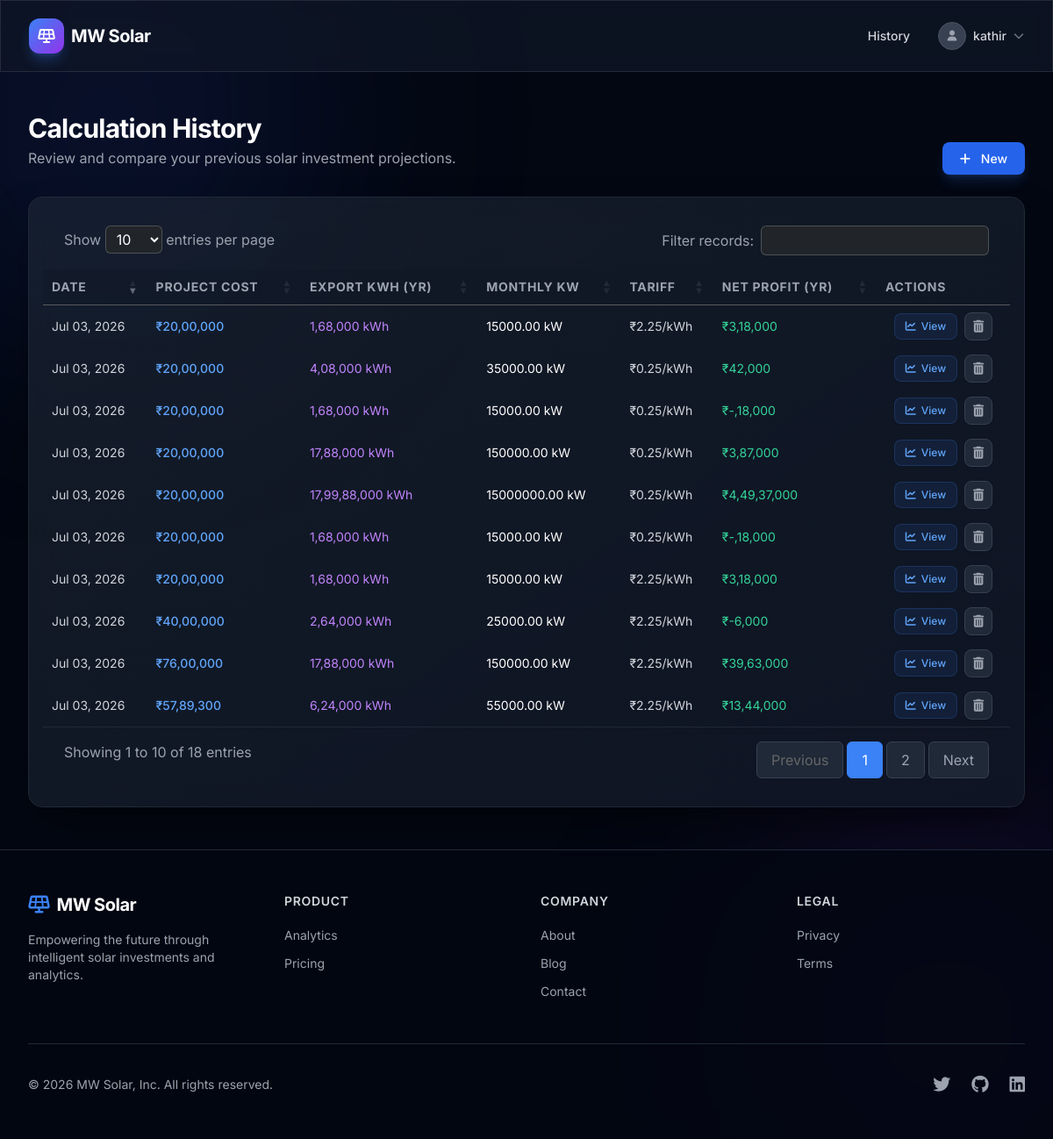
Page /history/ (signed in) on the committed database.
### solar/models.py (models this page shows, shortened)
class CustomUser(AbstractBaseUser, PermissionsMixin):
    mobile_number = models.CharField(max_length=15, unique=True)
    email = models.EmailField(unique=True)
    full_name = models.CharField(max_length=255)
    is_active = models.BooleanField(default=True)
    is_staff = models.BooleanField(default=False)
    date_joined = models.DateTimeField(default=timezone.now)
    dark_mode = models.BooleanField(default=False)
    profile_photo = models.ImageField(upload_to='profile_photos/', null=True, blank=True)
    objects = CustomUserManager()
    USERNAME_FIELD = 'mobile_number'
    REQUIRED_FIELDS = ['email', 'full_name']

class SolarCalculation(models.Model):
    user = models.ForeignKey(CustomUser, on_delete=models.CASCADE, related_name='calculations')
    monthly_bill = models.DecimalField(max_digits=12, decimal_places=2)
    investment = models.DecimalField(max_digits=12, decimal_places=2)
    annual_savings = models.DecimalField(max_digits=12, decimal_places=2)
    three_year = models.DecimalField(max_digits=12, decimal_places=2)
    five_year = models.DecimalField(max_digits=12, decimal_places=2)
    ten_year = models.DecimalField(max_digits=12, decimal_places=2)
    fifteen_year = models.DecimalField(max_digits=12, decimal_places=2, default=0)
    twenty_year = models.DecimalField(max_digits=12, decimal_places=2)
    roi = models.DecimalField(max_digits=5, decimal_places=2, help_text="Return on Investment %")
    break_even = models.DecimalField(max_digits=5, decimal_places=2, help_text="Break even period in years")
    maintenance_cost = models.DecimalField(max_digits=12, decimal_places=2)
    carbon_saved = models.DecimalField(max_digits=10, decimal_places=2, help_text="Tons of CO2")
    trees_saved = models.IntegerField()
    net_profit = models.DecimalField(max_digits=12, decimal_places=2)
    future_value = models.DecimalField(max_digits=12, decimal_places=2)
    sim_project_cost = models.DecimalField(max_digits=12, decimal_places=2, null=True, blank=True)
    sim_monthly_gen = models.DecimalField(max_digits=12, decimal_places=2, null=True, blank=True)
    sim_own_usage = models.DecimalField(max_digits=12, decimal_places=2, null=True, blank=True)
    sim_tariff_rate = models.DecimalField(max_digits=5, decimal_places=2, null=True, blank=True)
    sim_maint_val = models.DecimalField(max_digits=12, decimal_places=2, null=True, blank=True)
    sim_tax_pct = models.DecimalField(max_digits=5, decimal_places=2, null=True, blank=True)
    sim_net_yearly = models.DecimalField(max_digits=12, decimal_places=2, null=True, blank=True)
    created_at = models.DateTimeField(auto_now_add=True)
    updated_at = models.DateTimeField(auto_now=True)
    def format_inr(self, value):
        if value is None: return "0"
        try:
            s = str(int(float(value)))
        except (ValueError, TypeError):
            return "0"
        if len(s) <= 3: return s
        res = s[-3:]
        s = s[:-3]
        while len(s) > 2:
            res = s[-2:] + "," + res
            s = s[:-2]
        if s:
            res = s + "," + res
        return res
    @property
    def formatted_project_cost(self):
        return self.format_inr(self.sim_project_cost)
    @property
    def formatted_net_yearly(self):
        return self.format_inr(self.sim_net_yearly)
    @property
    def sim_monthly_exported(self):
        gen = self.sim_monthly_gen or 0
        usage = self.sim_own_usage or 0
        export = gen - usage
        return export if export > 0 else 0
    @property
    def sim_export_kwh_yr(self):
        return self.sim_monthly_exported * 12
    @property
    def formatted_export_kwh_yr(self):
        return self.format_inr(self.sim_export_kwh_yr)
    class Meta:
        ordering = ['-created_at']

### solar/views.py (the view)
# urls.py: path('history/', views.history_view, name='history'),
@login_required(login_url='login')
def history_view(request):
    calculations = SolarCalculation.objects.filter(user=request.user, sim_project_cost__isnull=False).order_by('-created_at')
    return render(request, 'solar/history.html', {'calculations': calculations})

### solar/templates/solar/history.html (shortened to what this page needs)
{% extends 'base.html' %}
{% block content %}
<div x-data="{ deleteModalOpen: false, deleteUrl: '', deleteId: '', isDeleting: false }" @open-delete-modal.window="deleteModalOpen = true; deleteUrl = $event.detail.url; deleteId = $event.detail.id" class="max-w-7xl mx-auto px-4 sm:px-6 lg:px-8 py-12">
    <div class="flex justify-between items-end mb-8" data-aos="fade-down">
        <div>
            <h1 class="text-3xl font-bold text-white tracking-tight">Calculation History</h1>
            <p class="text-gray-400 mt-1">Review and compare your previous solar investment projections.</p>
        </div>
        <div>
            <a href="{% url 'dashboard' %}" class="px-5 py-2.5 bg-blue-600 hover:bg-blue-500 rounded-lg text-sm font-medium text-white transition-colors shadow-lg shadow-blue-500/20">
                <i class="fa-solid fa-plus mr-2"></i> New
            </a>
        </div>
    </div>
    {% if calculations %}
    <div class="glass-card rounded-2xl overflow-hidden border border-gray-800" data-aos="fade-up">
        <div class="overflow-x-auto p-4">
            <table id="historyTable" class="w-full text-left border-collapse">
                <thead>
                    <tr class="bg-gray-900/50 text-gray-400 text-sm uppercase tracking-wider border-b border-gray-800">
                        <th class="px-6 py-4 font-medium">Date</th>
                        <th class="px-6 py-4 font-medium">Project Cost</th>
                        <th class="px-6 py-4 font-medium">Export kWh (Yr)</th>
                        <th class="px-6 py-4 font-medium">Monthly KW</th>
                        <th class="px-6 py-4 font-medium">Tariff</th>
                        <th class="px-6 py-4 font-medium">Net Profit (Yr)</th>
                        <th class="px-6 py-4 font-medium text-center">Actions</th>
                    </tr>
                </thead>
                <tbody class="divide-y divide-gray-800">
                    {% for calc in calculations %}
                    <tr id="row-{{ calc.id }}" class="hover:bg-gray-800/30 transition-colors group">
                        <td class="px-6 py-4 text-sm text-gray-300" data-sort="{{ calc.created_at|date:'Y-m-d H:i:s' }}">
                            {{ calc.created_at|date:"M d, Y" }}
                        </td>
                        <td class="px-6 py-4 text-sm font-medium text-blue-400">
                            ₹{{ calc.formatted_project_cost }}
                        </td>
                        <td class="px-6 py-4 text-sm text-purple-400">
                            {{ calc.formatted_export_kwh_yr }} kWh
                        </td>
                        <td class="px-6 py-4 text-sm text-white">
                            {{ calc.sim_monthly_gen|floatformat:2 }} kW
                        </td>
                        <td class="px-6 py-4 text-sm text-gray-300">
                            ₹{{ calc.sim_tariff_rate }}/kWh
                        </td>
                        <td class="px-6 py-4 text-sm text-emerald-400">
                            ₹{{ calc.formatted_net_yearly }}
                        </td>
                        <td class="px-6 py-4">
                            <div class="flex items-center justify-center gap-2">
                                <a href="{% url 'dashboard' %}?project_cost={{ calc.sim_project_cost|stringformat:'.0f' }}&monthly_gen={{ calc.sim_monthly_gen|stringformat:'.2f' }}&own_usage={{ calc.sim_own_usage|stringformat:'.2f' }}&tariff_rate={{ calc.sim_tariff_rate|stringformat:'.2f' }}&maint_val={{ calc.sim_maint_val|stringformat:'.2f' }}&tax_pct={{ calc.sim_tax_pct|stringformat:'.2f' }}&view_only=1"
                                   class="inline-flex items-center gap-1.5 px-3 py-1.5 rounded-lg bg-blue-500/10 text-blue-400 hover:bg-blue-500/20 hover:text-blue-300 transition-all border border-blue-500/20 font-medium text-xs shadow-sm"
                                   title="Load this projection into Dashboard">
                                    <i class="fa-solid fa-chart-line"></i> View
                                </a>
                                <button type="button"
                                        onclick="window.dispatchEvent(new CustomEvent('open-delete-modal', { detail: { url: '{% url 'delete_calculation' calc.id %}', id: '{{ calc.id }}' } }))"
                                        class="inline-flex items-center justify-center w-8 h-8 rounded-lg bg-gray-800 text-gray-400 hover:bg-red-500/20 hover:text-red-400 hover:border-red-500/30 transition-all border border-gray-700 shadow-sm"
                                        title="Delete Record">
                                    <i class="fa-solid fa-trash-can text-sm"></i>
                                </button>
                            </div>
                        </td>
                    </tr>
                    {% endfor %}
                </tbody>
            </table>
        </div>
    </div>
    {% endif %}
</div>
{% endblock %}
{% block extra_scripts %}
<link rel="stylesheet" href="https://cdn.datatables.net/1.13.6/css/jquery.dataTables.min.css">
{% endblock %}

### templates/base.html (shortened to what this page needs)
<!DOCTYPE html>
<html lang="en" class="dark scroll-smooth">
<head>
    <script src="https://cdn.tailwindcss.com"></script>
    <link href="https://unpkg.com/aos@2.3.1/dist/aos.css" rel="stylesheet">
    <link rel="stylesheet" href="https://cdnjs.cloudflare.com/ajax/libs/font-awesome/6.4.0/css/all.min.css">
</head>
<body class="antialiased font-sans flex flex-col min-h-screen relative" x-data="{ mobileMenuOpen: false }">
    <div class="fixed inset-0 z-[-1] overflow-hidden pointer-events-none">
        <div class="absolute top-[-10%] left-[-10%] w-[40%] h-[40%] rounded-full bg-blue-900/20 blur-[120px]"></div>
        <div class="absolute bottom-[-10%] right-[-10%] w-[40%] h-[40%] rounded-full bg-purple-900/20 blur-[120px]"></div>
    </div>
    <nav class="fixed w-full z-50 glass-panel transition-all duration-300">
        <div class="max-w-7xl mx-auto px-4 sm:px-6 lg:px-8">
            <div class="flex justify-between h-20">
                <div class="flex items-center">
                    <a href="{% url 'landing' %}" class="flex items-center gap-2">
                        <div class="w-10 h-10 rounded-xl bg-gradient-to-br from-blue-500 to-purple-600 flex items-center justify-center shadow-lg shadow-blue-500/30">
                            <i class="fa-solid fa-solar-panel text-white"></i>
                        </div>
                        <span class="text-xl font-bold tracking-tight text-white">MW Solar</span>
                    </a>
                </div>
                <div class="hidden md:flex items-center space-x-8">
                    {% if user.is_authenticated %}
                        <a href="{% url 'history' %}" class="text-gray-300 hover:text-white transition-colors text-sm font-medium">History</a>
                        <div class="relative" x-data="{ profileOpen: false }">
                            <button @click="profileOpen = !profileOpen" @click.away="profileOpen = false" class="flex items-center gap-2 focus:outline-none">
                                <div class="w-8 h-8 rounded-full bg-gray-700 flex items-center justify-center border border-gray-600 overflow-hidden">
                                    {% if user.profile_photo %}
                                        <img src="{{ user.profile_photo.url }}" alt="Profile" class="w-full h-full object-cover">
                                    {% else %}
                                        <i class="fa-solid fa-user text-xs text-gray-400"></i>
                                    {% endif %}
                                </div>
                                <span class="text-sm font-medium text-gray-300">{{ user.full_name|truncatechars:12 }}</span>
                                <i class="fa-solid fa-chevron-down text-xs text-gray-500"></i>
                            </button>
                        </div>
                    {% else %}
                        <a href="{% url 'login' %}" class="text-gray-300 hover:text-white transition-colors text-sm font-medium">Log in</a>
                        <a href="{% url 'signup' %}" class="px-5 py-2.5 rounded-full bg-white text-black font-semibold text-sm hover:bg-gray-200 transition-colors shadow-lg shadow-white/10">Sign up</a>
                    {% endif %}
                </div>
            </div>
        </div>
    </nav>
    <main class="flex-grow pt-20">
        {% block content %}{% endblock %}
    </main>
    <footer class="border-t border-gray-800 bg-gray-950/80 backdrop-blur-lg mt-auto">
        <div class="max-w-7xl mx-auto py-12 px-4 sm:px-6 lg:px-8">
            <div class="grid grid-cols-1 md:grid-cols-4 gap-8">
                <div class="col-span-1 md:col-span-1">
                    <span class="text-xl font-bold tracking-tight text-white flex items-center gap-2">
                        <i class="fa-solid fa-solar-panel text-blue-500"></i> MW Solar
                    </span>
                    <p class="mt-4 text-gray-400 text-sm">Empowering the future through intelligent solar investments and analytics.</p>
                </div>
                <div>
                    <h3 class="text-sm font-semibold text-gray-300 tracking-wider uppercase">Product</h3>
                    <ul class="mt-4 space-y-2">
                        <li><a href="#" class="text-gray-400 hover:text-white text-sm transition-colors">Analytics</a></li>
                        <li><a href="#" class="text-gray-400 hover:text-white text-sm transition-colors">Pricing</a></li>
                    </ul>
                </div>
                <div>
                    <h3 class="text-sm font-semibold text-gray-300 tracking-wider uppercase">Company</h3>
                    <ul class="mt-4 space-y-2">
                        <li><a href="#" class="text-gray-400 hover:text-white text-sm transition-colors">About</a></li>
                        <li><a href="#" class="text-gray-400 hover:text-white text-sm transition-colors">Blog</a></li>
                        <li><a href="#" class="text-gray-400 hover:text-white text-sm transition-colors">Contact</a></li>
                    </ul>
                </div>
                <div>
                    <h3 class="text-sm font-semibold text-gray-300 tracking-wider uppercase">Legal</h3>
                    <ul class="mt-4 space-y-2">
                        <li><a href="#" class="text-gray-400 hover:text-white text-sm transition-colors">Privacy</a></li>
                        <li><a href="#" class="text-gray-400 hover:text-white text-sm transition-colors">Terms</a></li>
                    </ul>
                </div>
            </div>
            <div class="mt-12 border-t border-gray-800 pt-8 flex flex-col md:flex-row justify-between items-center">
                <p class="text-gray-400 text-sm xl:text-center">&copy; 2026 MW Solar, Inc. All rights reserved.</p>
                <div class="flex space-x-6 mt-4 md:mt-0">
                    <a href="#" class="text-gray-400 hover:text-white"><i class="fa-brands fa-twitter text-xl"></i></a>
                    <a href="#" class="text-gray-400 hover:text-white"><i class="fa-brands fa-github text-xl"></i></a>
                    <a href="#" class="text-gray-400 hover:text-white"><i class="fa-brands fa-linkedin text-xl"></i></a>
                </div>
            </div>
        </div>
    </footer>
    {% block extra_scripts %}{% endblock %}
</body>
</html>

### templates/base.html (style rules this page uses)
body { background-color: #030712; color: #f3f4f6; overflow-x: hidden; }
.glass-panel { background: rgba(17, 24, 39, 0.7); backdrop-filter: blur(12px); -webkit-backdrop-filter: blur(12px); border: 1px solid rgba(255, 255, 255, 0.1); }
.glass-card { background: linear-gradient(145deg, rgba(31, 41, 55, 0.6) 0%, rgba(17, 24, 39, 0.8) 100%); backdrop-filter: blur(16px); -webkit-backdrop-filter: blur(16px); border: 1px solid rgba(255, 255, 255, 0.05); box-shadow: 0 25px 50px -12px rgba(0, 0, 0, 0.5); }

### solar/templates/solar/history.html (style rules this page uses)
table.dataTable.no-footer { border-bottom: 1px solid #1f2937; }
table.dataTable thead th, table.dataTable thead td { border-bottom: 1px solid #1f2937; }

### rows in the picture
CustomUser: full_name "kathir"
SolarCalculation: created_at "Jul 03, 2026", formatted_project_cost "20,00,000", formatted_export_kwh_yr "1,68,000", sim_monthly_gen "15000.00", sim_tariff_rate "2.25", formatted_net_yearly "3,18,000"
SolarCalculation: created_at "Jul 03, 2026", formatted_project_cost "20,00,000", formatted_export_kwh_yr "4,08,000", sim_monthly_gen "35000.00", sim_tariff_rate "0.25", formatted_net_yearly "42,000"
SolarCalculation: created_at "Jul 03, 2026", formatted_project_cost "20,00,000", formatted_export_kwh_yr "1,68,000", sim_monthly_gen "15000.00", sim_tariff_rate "0.25", formatted_net_yearly "-,18,000"
SolarCalculation: created_at "Jul 03, 2026", formatted_project_cost "20,00,000", formatted_export_kwh_yr "17,88,000", sim_monthly_gen "150000.00", sim_tariff_rate "0.25", formatted_net_yearly "3,87,000"
SolarCalculation: created_at "Jul 03, 2026", formatted_project_cost "20,00,000", formatted_export_kwh_yr "17,99,88,000", sim_monthly_gen "15000000.00", sim_tariff_rate "0.25", formatted_net_yearly "4,49,37,000"
SolarCalculation: created_at "Jul 03, 2026", formatted_project_cost "20,00,000", formatted_export_kwh_yr "1,68,000", sim_monthly_gen "15000.00", sim_tariff_rate "0.25", formatted_net_yearly "-,18,000"
SolarCalculation: created_at "Jul 03, 2026", formatted_project_cost "20,00,000", formatted_export_kwh_yr "1,68,000", sim_monthly_gen "15000.00", sim_tariff_rate "2.25", formatted_net_yearly "3,18,000"
SolarCalculation: created_at "Jul 03, 2026", formatted_project_cost "40,00,000", formatted_export_kwh_yr "2,64,000", sim_monthly_gen "25000.00", sim_tariff_rate "2.25", formatted_net_yearly "-6,000"
SolarCalculation: created_at "Jul 03, 2026", formatted_project_cost "76,00,000", formatted_export_kwh_yr "17,88,000", sim_monthly_gen "150000.00", sim_tariff_rate "2.25", formatted_net_yearly "39,63,000"
SolarCalculation: created_at "Jul 03, 2026", formatted_project_cost "57,89,300", formatted_export_kwh_yr "6,24,000", sim_monthly_gen "55000.00", sim_tariff_rate "2.25", formatted_net_yearly "13,44,000"
